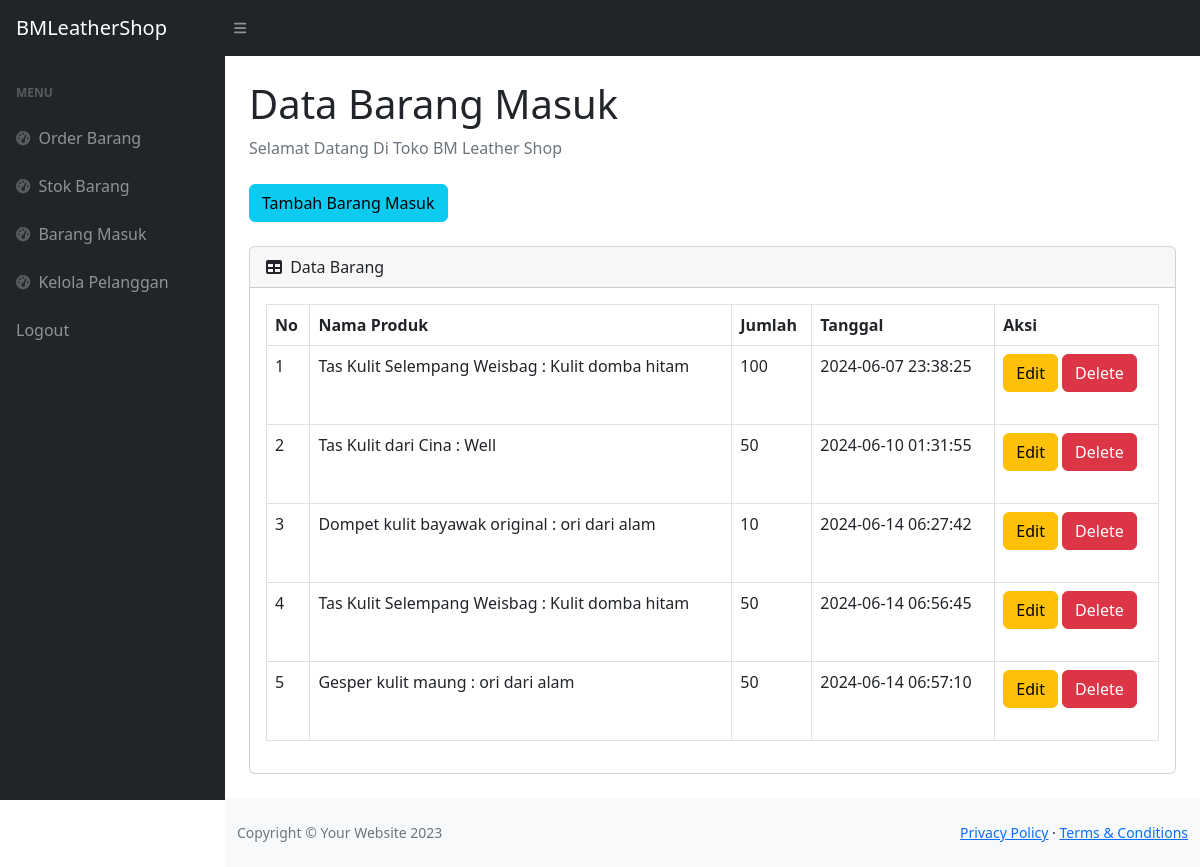
Page /masuk.php (signed in) on the committed database.
### tables this page shows
CREATE TABLE `masuk` (
  `IDMasuk` int(11) NOT NULL,
  `IDProduk` int(11) DEFAULT NULL,
  `Kuantitas` char(100) DEFAULT NULL,
  `Tanggalmasuk` timestamp NULL DEFAULT current_timestamp()
);

CREATE TABLE `produk` (
  `IDProduk` int(11) NOT NULL,
  `NamaProduk` varchar(100) DEFAULT NULL,
  `Deskripsi` text DEFAULT NULL,
  `Harga` decimal(10,2) DEFAULT NULL,
  `Stok` int(11) DEFAULT NULL
);

### masuk.php (the view, shortened to what this page needs)
<?php
require 'ceklogin.php';
?>
<!DOCTYPE html>
<html lang="en">
<head>
    <link href="https://cdn.jsdelivr.net/npm/simple-datatables@7.1.2/dist/style.min.css" rel="stylesheet" />
    <link href="https://cdnjs.cloudflare.com/ajax/libs/font-awesome/6.3.0/css/all.min.css" rel="stylesheet">
    <link href="https://stackpath.bootstrapcdn.com/bootstrap/5.2.3/css/bootstrap.min.css" rel="stylesheet">
    <link href="css/styles.css" rel="stylesheet" />
</head>
<body class="sb-nav-fixed">
    <nav class="sb-topnav navbar navbar-expand navbar-dark bg-dark">
        <a class="navbar-brand ps-3" href="index.php">BMLeatherShop</a>
        <button class="btn btn-link btn-sm order-1 order-lg-0 me-4 me-lg-0" id="sidebarToggle" href="#!"><i class="fas fa-bars"></i></button>
    </nav>
    <div id="layoutSidenav">
        <div id="layoutSidenav_nav">
            <nav class="sb-sidenav accordion sb-sidenav-dark" id="sidenavAccordion">
                <div class="sb-sidenav-menu">
                    <div class="nav">
                        <div class="sb-sidenav-menu-heading">Menu</div>
                        <a class="nav-link" href="index.php">
                            <div class="sb-nav-link-icon"><i class="fas fa-tachometer-alt"></i></div>
                            Order Barang
                        </a>
                        <a class="nav-link" href="stock.php">
                            <div class="sb-nav-link-icon"><i class="fas fa-tachometer-alt"></i></div>
                            Stok Barang
                        </a>
                        <a class="nav-link" href="masuk.php">
                            <div class="sb-nav-link-icon"><i class="fas fa-tachometer-alt"></i></div>
                            Barang Masuk
                        </a>
                        <a class="nav-link" href="pelanggan.php">
                            <div class="sb-nav-link-icon"><i class="fas fa-tachometer-alt"></i></div>
                            Kelola Pelanggan
                        </a>
                        <a class="nav-link" href="logout.php">
                            Logout
                        </a>
                    </div>
                </div>
            </nav>
        </div>
        <div id="layoutSidenav_content">
            <main>
                <div class="container-fluid px-4">
                    <h1 class="mt-4">Data Barang Masuk</h1>
                    <ol class="breadcrumb mb-4">
                        <li class="breadcrumb-item active">Selamat Datang Di Toko BM Leather Shop</li>
                    </ol>
                    <button type="button" class="btn btn-info mb-4" data-bs-toggle="modal" data-bs-target="#myModal">
                        Tambah Barang Masuk
                    </button>
                    <div class="card mb-4">
                        <div class="card-header">
                            <i class="fas fa-table me-1"></i>
                            Data Barang
                        </div>
                        <div class="card-body">
                            <div class="table-responsive">
                                <table class="table table-bordered" id="dataTable" width="100%" cellspacing="0">
                                    <thead>
                                        <tr>
                                            <th>No</th>
                                            <th>Nama Produk</th>
                                            <th>Jumlah</th>
                                            <th>Tanggal</th>
                                            <th>Aksi</th>
                                        </tr>
                                    </thead>
                                    <tbody>
                                    <?php
                                    $get = mysqli_query($c,"select * from masuk m, produk p where m.IDProduk=p.IDProduk");
                                    $i = 1;
                                    while($p=mysqli_fetch_array($get)){
                                    $NamaProduk = $p['NamaProduk'];
                                    $Deskripsi = $p['Deskripsi'];
                                    $Kuantitas = $p['Kuantitas'];
                                    $idmasuk = $p['IDMasuk'];
                                    $Tanggal = $p['Tanggalmasuk'];
                                    ?>
                                        <tr>
                                            <td><?=$i++;?></td>
                                            <td><?=$NamaProduk;?> : <?=$Deskripsi;?></td>
                                            <td><?=$Kuantitas;?></td>
                                            <td><?=$Tanggal;?></td>
                                            <td>
                                                <button type="button" class="btn btn-warning mb-4" data-bs-toggle="modal" data-bs-target="#edit<?=$idmasuk;?>">
                                                    Edit
                                                </button>
                                                <button type="button" class="btn btn-danger mb-4" data-bs-toggle="modal" data-bs-target="#delete<?=$idmasuk;?>">
                                                    Delete
                                                </button>
                                            </td>
                                        </tr>
                                    <?php
                                    };
                                    ?>
                                    </tbody>
                                </table>
                            </div>
                        </div>
                    </div>
                </div>
            </main>
            <footer class="py-4 bg-light mt-auto">
                <div class="container-fluid">
                    <div class="d-flex align-items-center justify-content-between small">
                        <div class="text-muted">Copyright &copy; Your Website 2023</div>
                        <div>
                            <a href="#">Privacy Policy</a>
                            &middot;
                            <a href="#">Terms &amp; Conditions</a>
                        </div>
                    </div>
                </div>
            </footer>
        </div>
    </div>
</body>
</html>

### rows in the picture
masuk: IDProduk.NamaProduk "Tas Kulit Selempang Weisbag", IDProduk.Deskripsi "Kulit domba hitam", Kuantitas "100", Tanggalmasuk "2024-06-07 23:38:25"
masuk: IDProduk.NamaProduk "Tas Kulit dari Cina", IDProduk.Deskripsi "Well", Kuantitas "50", Tanggalmasuk "2024-06-10 01:31:55"
masuk: IDProduk.NamaProduk "Dompet kulit bayawak original", IDProduk.Deskripsi "ori dari alam", Kuantitas "10", Tanggalmasuk "2024-06-14 06:27:42"
masuk: IDProduk.NamaProduk "Tas Kulit Selempang Weisbag", IDProduk.Deskripsi "Kulit domba hitam", Kuantitas "50", Tanggalmasuk "2024-06-14 06:56:45"
masuk: IDProduk.NamaProduk "Gesper kulit maung", IDProduk.Deskripsi "ori dari alam", Kuantitas "50", Tanggalmasuk "2024-06-14 06:57:10"
